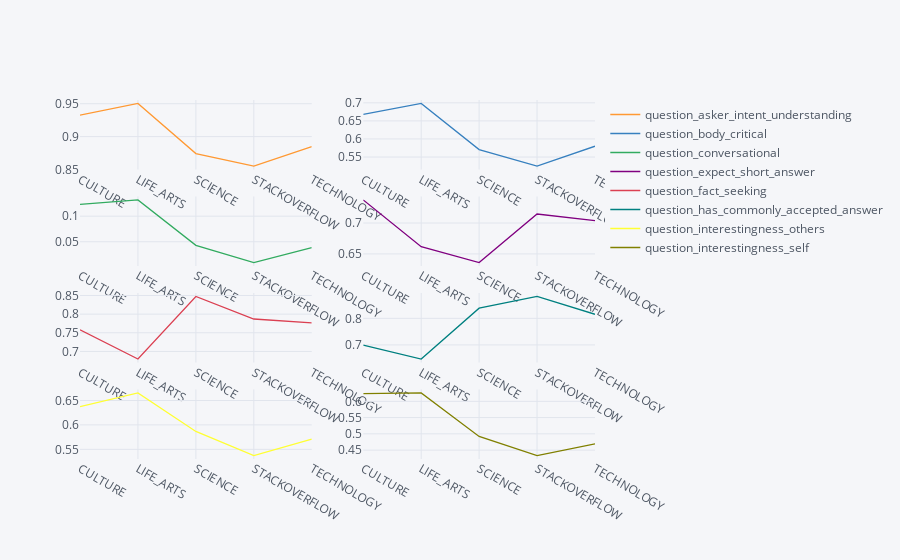

The code cell stored with this chart in its notebook:
### Code cell
df_train.groupby('category')['question_asker_intent_understanding',
 'question_body_critical',
 'question_conversational',
 'question_expect_short_answer',
 'question_fact_seeking',
 'question_has_commonly_accepted_answer',
 'question_interestingness_others',
 'question_interestingness_self'].mean().iplot(kind='line', subplots=True)

### Figure 1 — Plotly figure (JSON) as saved in the notebook; plotly's stock layout.template omitted (floating-point values rounded to 4 significant figures)
{"data": [{"line": {"color": "rgba(255, 153, 51, 1.0)", "dash": "solid", "shape": "linear", "width": 1.3}, "mode": "lines", "name": "question_asker_intent_understanding", "text": "", "type": "scatter", "x": ["CULTURE", "LIFE_ARTS", "SCIENCE", "STACKOVERFLOW", "TECHNOLOGY"], "xaxis": "x", "y": [0.9327, 0.9504, 0.8742, 0.8552, 0.8847], "yaxis": "y"}, {"line": {"color": "rgba(55, 128, 191, 1.0)", "dash": "solid", "shape": "linear", "width": 1.3}, "mode": "lines", "name": "question_body_critical", "text": "", "type": "scatter", "x": ["CULTURE", "LIFE_ARTS", "SCIENCE", "STACKOVERFLOW", "TECHNOLOGY"], "xaxis": "x2", "y": [0.6683, 0.6983, 0.5707, 0.5249, 0.5799], "yaxis": "y2"}, {"line": {"color": "rgba(50, 171, 96, 1.0)", "dash": "solid", "shape": "linear", "width": 1.3}, "mode": "lines", "name": "question_conversational", "text": "", "type": "scatter", "x": ["CULTURE", "LIFE_ARTS", "SCIENCE", "STACKOVERFLOW", "TECHNOLOGY"], "xaxis": "x3", "y": [0.1229, 0.1316, 0.04301, 0.009444, 0.03858], "yaxis": "y3"}, {"line": {"color": "rgba(128, 0, 128, 1.0)", "dash": "solid", "shape": "linear", "width": 1.3}, "mode": "lines", "name": "question_expect_short_answer", "text": "", "type": "scatter", "x": ["CULTURE", "LIFE_ARTS", "SCIENCE", "STACKOVERFLOW", "TECHNOLOGY"], "xaxis": "x4", "y": [0.7373, 0.6617, 0.636, 0.7146, 0.7039], "yaxis": "y4"}, {"line": {"color": "rgba(219, 64, 82, 1.0)", "dash": "solid", "shape": "linear", "width": 1.3}, "mode": "lines", "name": "question_fact_seeking", "text": "", "type": "scatter", "x": ["CULTURE", "LIFE_ARTS", "SCIENCE", "STACKOVERFLOW", "TECHNOLOGY"], "xaxis": "x5", "y": [0.758, 0.6796, 0.8474, 0.7869, 0.7763], "yaxis": "y5"}, {"line": {"color": "rgba(0, 128, 128, 1.0)", "dash": "solid", "shape": "linear", "width": 1.3}, "mode": "lines", "name": "question_has_commonly_accepted_answer", "text": "", "type": "scatter", "x": ["CULTURE", "LIFE_ARTS", "SCIENCE", "STACKOVERFLOW", "TECHNOLOGY"], "xaxis": "x6", "y": [0.6992, 0.6469, 0.838, 0.8823, 0.8152], "yaxis": "y6"}, {"line": {"color": "rgba(255, 255, 51, 1.0)", "dash": "solid", "shape": "linear", "width": 1.3}, "mode": "lines", "name": "question_interestingness_others", "text": "", "type": "scatter", "x": ["CULTURE", "LIFE_ARTS", "SCIENCE", "STACKOVERFLOW", "TECHNOLOGY"], "xaxis": "x7", "y": [0.6375, 0.6655, 0.5866, 0.5373, 0.5711], "yaxis": "y7"}, {"line": {"color": "rgba(128, 128, 0, 1.0)", "dash": "solid", "shape": "linear", "width": 1.3}, "mode": "lines", "name": "question_interestingness_self", "text": "", "type": "scatter", "x": ["CULTURE", "LIFE_ARTS", "SCIENCE", "STACKOVERFLOW", "TECHNOLOGY"], "xaxis": "x8", "y": [0.6239, 0.6258, 0.4919, 0.4333, 0.4693], "yaxis": "y8"}], "layout": {"legend": {"bgcolor": "#F5F6F9", "font": {"color": "#4D5663"}}, "paper_bgcolor": "#F5F6F9", "plot_bgcolor": "#F5F6F9", "title": {"font": {"color": "#4D5663"}}, "xaxis": {"anchor": "y", "domain": [0, 0.45], "gridcolor": "#E1E5ED", "showgrid": true, "tickfont": {"color": "#4D5663"}, "title": {"font": {"color": "#4D5663"}, "text": ""}, "zerolinecolor": "#E1E5ED"}, "xaxis2": {"anchor": "y2", "domain": [0.55, 1], "gridcolor": "#E1E5ED", "showgrid": true, "tickfont": {"color": "#4D5663"}, "title": {"font": {"color": "#4D5663"}, "text": ""}, "zerolinecolor": "#E1E5ED"}, "xaxis3": {"anchor": "y3", "domain": [0, 0.45], "gridcolor": "#E1E5ED", "showgrid": true, "tickfont": {"color": "#4D5663"}, "title": {"font": {"color": "#4D5663"}, "text": ""}, "zerolinecolor": "#E1E5ED"}, "xaxis4": {"anchor": "y4", "domain": [0.55, 1], "gridcolor": "#E1E5ED", "showgrid": true, "tickfont": {"color": "#4D5663"}, "title": {"font": {"color": "#4D5663"}, "text": ""}, "zerolinecolor": "#E1E5ED"}, "xaxis5": {"anchor": "y5", "domain": [0, 0.45], "gridcolor": "#E1E5ED", "showgrid": true, "tickfont": {"color": "#4D5663"}, "title": {"font": {"color": "#4D5663"}, "text": ""}, "zerolinecolor": "#E1E5ED"}, "xaxis6": {"anchor": "y6", "domain": [0.55, 1], "gridcolor": "#E1E5ED", "showgrid": true, "tickfont": {"color": "#4D5663"}, "title": {"font": {"color": "#4D5663"}, "text": ""}, "zerolinecolor": "#E1E5ED"}, "xaxis7": {"anchor": "y7", "domain": [0, 0.45], "gridcolor": "#E1E5ED", "showgrid": true, "tickfont": {"color": "#4D5663"}, "title": {"font": {"color": "#4D5663"}, "text": ""}, "zerolinecolor": "#E1E5ED"}, "xaxis8": {"anchor": "y8", "domain": [0.55, 1], "gridcolor": "#E1E5ED", "showgrid": true, "tickfont": {"color": "#4D5663"}, "title": {"font": {"color": "#4D5663"}, "text": ""}, "zerolinecolor": "#E1E5ED"}, "yaxis": {"anchor": "x", "domain": [0.8063, 1], "gridcolor": "#E1E5ED", "showgrid": true, "tickfont": {"color": "#4D5663"}, "title": {"font": {"color": "#4D5663"}, "text": ""}, "zerolinecolor": "#E1E5ED"}, "yaxis2": {"anchor": "x2", "domain": [0.8063, 1], "gridcolor": "#E1E5ED", "showgrid": true, "tickfont": {"color": "#4D5663"}, "title": {"font": {"color": "#4D5663"}, "text": ""}, "zerolinecolor": "#E1E5ED"}, "yaxis3": {"anchor": "x3", "domain": [0.5375, 0.7312], "gridcolor": "#E1E5ED", "showgrid": true, "tickfont": {"color": "#4D5663"}, "title": {"font": {"color": "#4D5663"}, "text": ""}, "zerolinecolor": "#E1E5ED"}, "yaxis4": {"anchor": "x4", "domain": [0.5375, 0.7312], "gridcolor": "#E1E5ED", "showgrid": true, "tickfont": {"color": "#4D5663"}, "title": {"font": {"color": "#4D5663"}, "text": ""}, "zerolinecolor": "#E1E5ED"}, "yaxis5": {"anchor": "x5", "domain": [0.2687, 0.4625], "gridcolor": "#E1E5ED", "showgrid": true, "tickfont": {"color": "#4D5663"}, "title": {"font": {"color": "#4D5663"}, "text": ""}, "zerolinecolor": "#E1E5ED"}, "yaxis6": {"anchor": "x6", "domain": [0.2687, 0.4625], "gridcolor": "#E1E5ED", "showgrid": true, "tickfont": {"color": "#4D5663"}, "title": {"font": {"color": "#4D5663"}, "text": ""}, "zerolinecolor": "#E1E5ED"}, "yaxis7": {"anchor": "x7", "domain": [0, 0.1938], "gridcolor": "#E1E5ED", "showgrid": true, "tickfont": {"color": "#4D5663"}, "title": {"font": {"color": "#4D5663"}, "text": ""}, "zerolinecolor": "#E1E5ED"}, "yaxis8": {"anchor": "x8", "domain": [0, 0.1938], "gridcolor": "#E1E5ED", "showgrid": true, "tickfont": {"color": "#4D5663"}, "title": {"font": {"color": "#4D5663"}, "text": ""}, "zerolinecolor": "#E1E5ED"}}}
